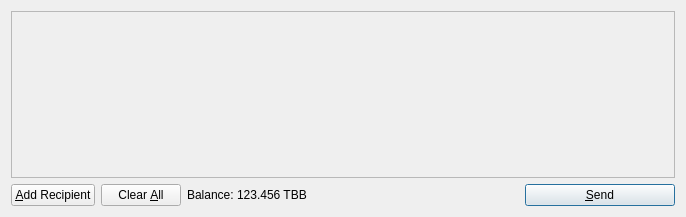
<?xml version="1.0" encoding="UTF-8"?>
<ui version="4.0">
 <class>SendCoinsDialog</class>
 <widget class="QDialog" name="SendCoinsDialog">
  <property name="geometry">
   <rect>
    <x>0</x>
    <y>0</y>
    <width>686</width>
    <height>217</height>
   </rect>
  </property>
  <property name="windowTitle">
   <string>Send Coins</string>
  </property>
  <layout class="QVBoxLayout" name="verticalLayout">
   <item>
    <widget class="QScrollArea" name="scrollArea">
     <property name="widgetResizable">
      <bool>true</bool>
     </property>
     <widget class="QWidget" name="scrollAreaWidgetContents">
      <property name="geometry">
       <rect>
        <x>0</x>
        <y>0</y>
        <width>666</width>
        <height>165</height>
       </rect>
      </property>
      <layout class="QVBoxLayout" name="verticalLayout_2">
       <property name="margin">
        <number>0</number>
       </property>
       <item>
        <layout class="QVBoxLayout" name="entries">
         <property name="spacing">
          <number>6</number>
         </property>
        </layout>
       </item>
       <item>
        <spacer name="verticalSpacer">
         <property name="orientation">
          <enum>Qt::Vertical</enum>
         </property>
         <property name="sizeHint" stdset="0">
          <size>
           <width>20</width>
           <height>40</height>
          </size>
         </property>
        </spacer>
       </item>
      </layout>
     </widget>
    </widget>
   </item>
   <item>
    <layout class="QHBoxLayout" name="horizontalLayout">
     <item>
      <widget class="QPushButton" name="addButton">
       <property name="toolTip">
        <string>Send to multiple recipients at once</string>
       </property>
       <property name="text">
        <string>&amp;Add Recipient</string>
       </property>
       <property name="icon">
        <iconset resource="../bitcoin.qrc">
         <normaloff>:/icons/add</normaloff>:/icons/add</iconset>
       </property>
       <property name="autoDefault">
        <bool>false</bool>
       </property>
      </widget>
     </item>
     <item>
      <widget class="QPushButton" name="clearButton">
       <property name="sizePolicy">
        <sizepolicy hsizetype="Minimum" vsizetype="Fixed">
         <horstretch>0</horstretch>
         <verstretch>0</verstretch>
        </sizepolicy>
       </property>
       <property name="toolTip">
        <string>Remove all transaction fields</string>
       </property>
       <property name="text">
        <string>Clear &amp;All</string>
       </property>
       <property name="icon">
        <iconset resource="../bitcoin.qrc">
         <normaloff>:/icons/remove</normaloff>:/icons/remove</iconset>
       </property>
       <property name="autoRepeatDelay">
        <number>300</number>
       </property>
       <property name="autoDefault">
        <bool>false</bool>
       </property>
      </widget>
     </item>
     <item>
      <layout class="QHBoxLayout" name="horizontalLayout_2">
       <property name="spacing">
        <number>3</number>
       </property>
       <item>
        <widget class="QLabel" name="label">
         <property name="text">
          <string>Balance:</string>
         </property>
        </widget>
       </item>
       <item>
        <widget class="QLabel" name="labelBalance">
         <property name="cursor">
          <cursorShape>IBeamCursor</cursorShape>
         </property>
         <property name="text">
          <string>123.456 TBB</string>
         </property>
         <property name="textInteractionFlags">
          <set>Qt::LinksAccessibleByMouse|Qt::TextSelectableByKeyboard|Qt::TextSelectableByMouse</set>
         </property>
        </widget>
       </item>
      </layout>
     </item>
     <item>
      <spacer name="horizontalSpacer">
       <property name="orientation">
        <enum>Qt::Horizontal</enum>
       </property>
       <property name="sizeHint" stdset="0">
        <size>
         <width>40</width>
         <height>20</height>
        </size>
       </property>
      </spacer>
     </item>
     <item>
      <widget class="QPushButton" name="sendButton">
       <property name="minimumSize">
        <size>
         <width>150</width>
         <height>0</height>
        </size>
       </property>
       <property name="toolTip">
        <string>Confirm the send action</string>
       </property>
       <property name="text">
        <string>&amp;Send</string>
       </property>
       <property name="icon">
        <iconset resource="../bitcoin.qrc">
         <normaloff>:/icons/send</normaloff>:/icons/send</iconset>
       </property>
       <property name="default">
        <bool>true</bool>
       </property>
      </widget>
     </item>
    </layout>
   </item>
  </layout>
 </widget>
 <resources>
  <include location="../bitcoin.qrc"/>
 </resources>
 <connections/>
</ui>
